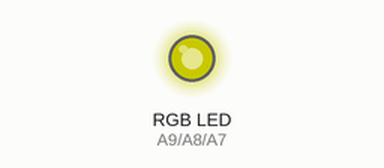
This sketch was run on a simulated Teensy 4. Parts: an RGB LED mixed from three pins (HIGH = lit). Dim RGB values are drawn brighter than linear.

Above: at 0.1 s.
Timing chart, 0 to 1.6 s (numbered marks = the images above):
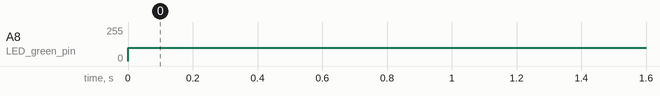

The sketch:

RGB_LED_Part_2.ino
```cpp
/* Controlling RGB LED with the Teensy 3.6, Part 2 -- Basic Analog inputs */

#define LED_red_pin A9 //Analog PWM Pin
#define LED_green_pin A8 //Analog PWM Pin
#define LED_blue_pin A7 //Analog PWM Pin

/*
const int LED_red_pin = 23; //PWM Pin
const int LED_green_pin = 22; //PWM Pin
const int LED_blue_pin = 21; //PWM Pin
*/

//2^8 bit color operation
uint8_t red_level = 100;
uint8_t green_level = 100;
uint8_t blue_level = 100;

void setup() {
  pinMode(LED_green_pin, OUTPUT);
  pinMode(LED_blue_pin, OUTPUT);
  pinMode(LED_red_pin, OUTPUT);
}

void loop() {
  analogWrite(LED_red_pin, red_level);

  analogWrite(LED_green_pin, green_level);

  analogWrite(LED_blue_pin, blue_level);
}
```

Measured:
- by itself, A8 (LED_green_pin): 0/255 → 100/255 at 0.00 s
